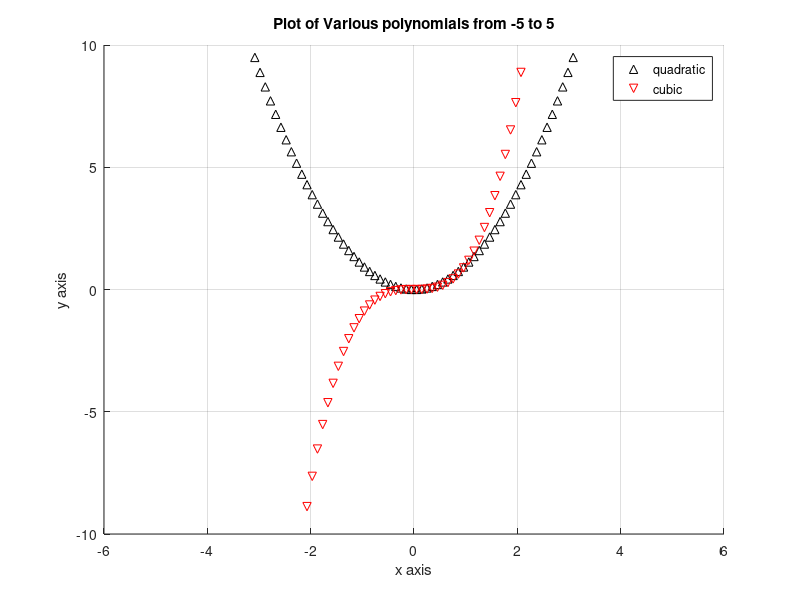

MATLAB code to generate this figure:
% Script showing the use of axis() and grid.
% Author: Chris B. Kirov
% Date: 14.09.2017  
clc
clear all
close all

iBeg = -5; N = 100; iEnd = 5;
x = linspace(iBeg, iEnd, N);

hold on
plot(x, x.^2, 'k^');
plot(x, x.^3, 'rv');
hold off

title(sprintf('Plot of Various polynomials from %d to %d', x(1), x(end)));
xlabel('x axis')
ylabel('y axis')
legend('quadratic', 'cubic')
axis([-6 6 -10 10])                                                % specify axis intervals to be displayed.
grid on                                                                    % include additional lines (horizontal and vertical) through each displayed value on the axis.